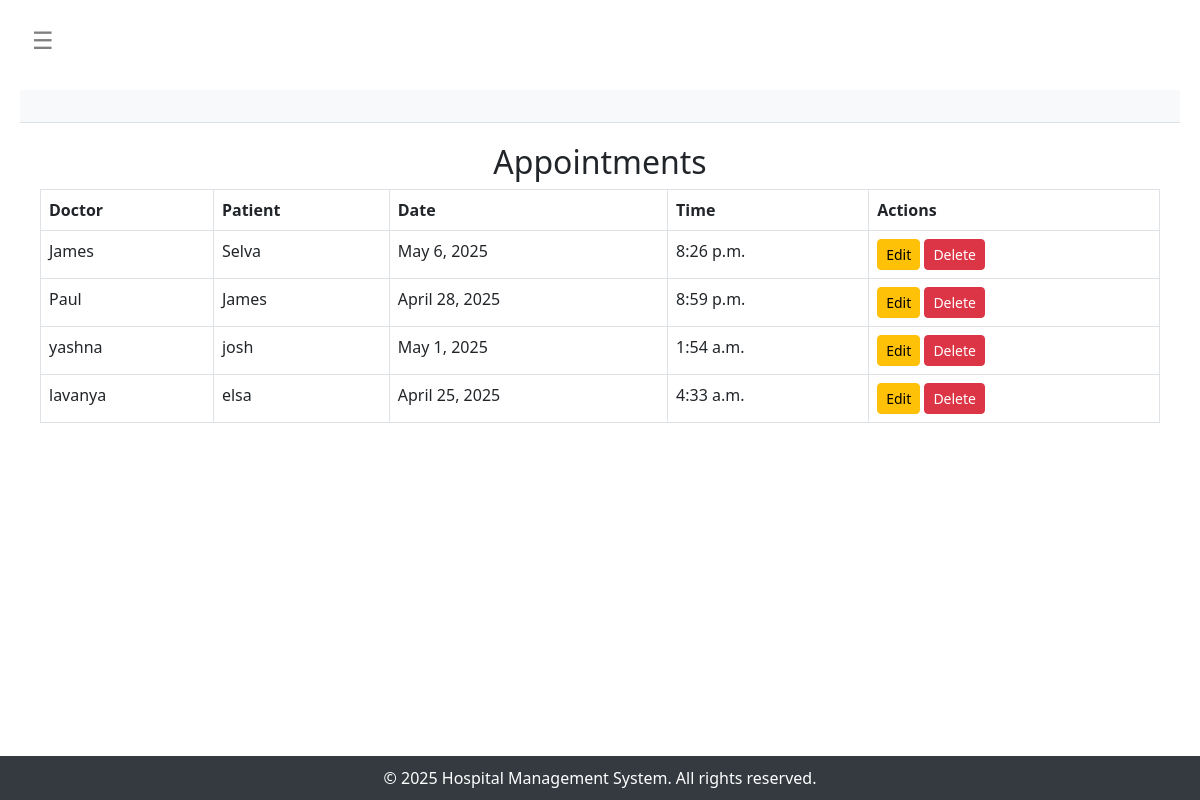
The app's page /appointments/ with its own data.
### management/models.py (models this page shows, shortened)
class Appointment(models.Model):
    doctor = models.ForeignKey(Doctor, on_delete=models.CASCADE)
    patient = models.ForeignKey(Patient, on_delete=models.CASCADE)
    date = models.DateField()
    time = models.TimeField()

class Doctor(models.Model):
    name = models.CharField(max_length=100)
    specialty = models.CharField(max_length=100)
    phone = models.CharField(max_length=15)
    image_url = models.CharField(max_length=2085, null=True, blank=True)

class Patient(models.Model):
    name = models.CharField(max_length=100)
    age = models.IntegerField()
    gender = models.CharField(max_length=10)
    treatment = models.CharField(max_length=100)
    phone = models.CharField(max_length=15)

### management/views.py (the view)
# urls.py: path('appointments/', views.appointment_list, name='appointment_list'),
def appointment_list(request):
    appointments = Appointment.objects.all()
    return render(request, 'appointment_list.html', {'appointments': appointments,'section':'appointments'})

### management/templates/appointment_list.html (shortened to what this page needs)
{% extends 'base.html' %}
{% block content %}
<h2 style="text-align:center">Appointments</h2>
<table class="table table-bordered">
    <thead>
        <tr>
            <th>Doctor</th>
            <th>Patient</th>
            <th>Date</th>
            <th>Time</th>
            <th>Actions</th>
        </tr>
    </thead>
    <tbody>
        {% for appointment in appointments %}
        <tr>
            <td>{{ appointment.doctor.name }}</td>
            <td>{{ appointment.patient.name }}</td>
            <td>{{ appointment.date }}</td>
            <td>{{ appointment.time }}</td>
            <td>
                <a href="{% url 'appointment_update' appointment.pk %}" class="btn btn-warning btn-sm">Edit</a>
                <a href="{% url 'appointment_delete' appointment.pk %}" class="btn btn-danger btn-sm">Delete</a>
            </td>
        </tr>
        {% empty %}
        <tr><td colspan="4">No appointments found.</td></tr>
        {% endfor %}
    </tbody>
</table>
{% endblock %}

### management/templates/base.html (style rules this page uses)
body { display: flex; min-height: 100vh; flex-direction: column; padding-top: 70px; }

### records on screen
Appointment: doctor.name "James", patient.name "Selva", date "May 6, 2025", time "8:26 p.m."
Appointment: doctor.name "Paul", patient.name "James", date "April 28, 2025", time "8:59 p.m."
Appointment: doctor.name "yashna", patient.name "josh", date "May 1, 2025", time "1:54 a.m."
Appointment: doctor.name "lavanya", patient.name "elsa", date "April 25, 2025", time "4:33 a.m."
